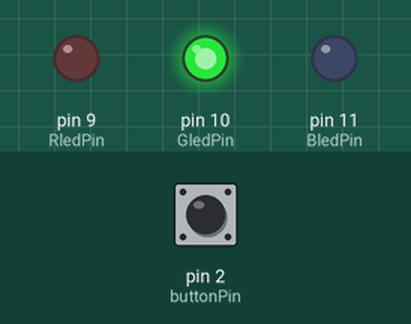
The sketch below on a simulated Arduino Uno, built with avr-gcc and run on an emulated ATmega328P. Shown: output pins drawn as LEDs (lit = HIGH). Inputs (shaded band) come from the test bench; at power-on: pin 2 (buttonPin) LOW.

Above: at 1.2 s.
1.3 s: pin 2 (buttonPin) pulled HIGH for 0.15 s
At 2.5 s:
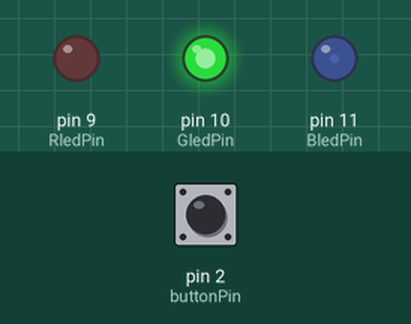
4.4 s: pin 2 (buttonPin) pulled HIGH for 1 s
At 4.9 s:
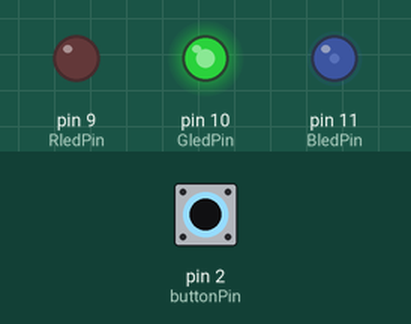
8.4 s: pin 2 (buttonPin) pulled HIGH for 0.15 s
At 9.1 s:
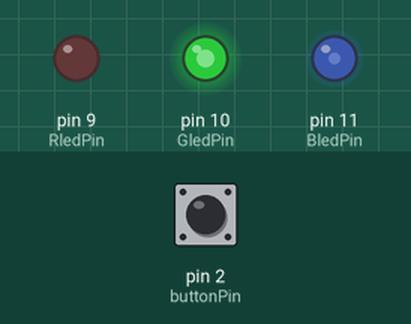
11.5 s: pin 2 (buttonPin) pulsed HIGH 5 times (0.12 s each, 0.3 s apart)
At 11.97 s:
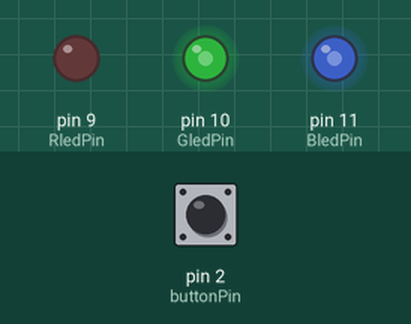
14.5 s: pin 2 (buttonPin) pulsed HIGH 2 times (0.12 s each, 0.3 s apart)
17.5 s: pin 2 (buttonPin) pulled HIGH for 3.2 s
Timing chart, 0 to 33.0 s (numbered marks = the images above; inputs shaded):
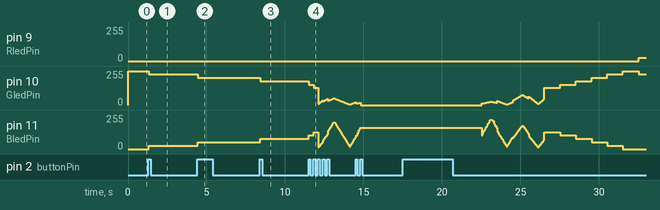

Measured:
- after the input at 1.3 s, pin 10 (GledPin): 255/255 → 230/255 at once; pin 11 (BledPin): 0/255 → 25/255 at once
- after the input at 4.4 s, pin 9 (RledPin): stays 0/255 (without the input it goes to 26/255 after 2.9 s); pin 11 (BledPin): 25/255 → 51/255 at once
- after the input at 8.4 s, pin 9 (RledPin): stays 0/255 (without the input it goes to 26/255 after 3.0 s)

The sketch:

moodpet.ino
```cpp
const int RledPin = 9;
const int GledPin = 10;
const int BledPin = 11;
const int buttonPin = 2;

// 如果你的 RGB LED 是「0 亮、255 滅」，改成 true
const bool commonAnode = false;

int mood = 10;
const int neutralMood = 10;

int lastReading = LOW;
int buttonState = LOW;

unsigned long debounceTimer = 0;
const unsigned long debounceInterval = 30;

unsigned long touchedTimer = 0;
unsigned long reducedTimer = 0;
const unsigned long unTouchInterval = 5000;
const unsigned long reducedInterval = 1000;

// 燈光效果
int previousMode = -1;
unsigned long effectStart = 0;

void setup() {
  pinMode(buttonPin, INPUT);
  pinMode(RledPin, OUTPUT);
  pinMode(GledPin, OUTPUT);
  pinMode(BledPin, OUTPUT);
}

void loop() {
  unsigned long now = millis();

  // 按鈕防彈跳，避免按一下被算成很多次
  int reading = digitalRead(buttonPin);

  if (reading != lastReading) {
    debounceTimer = now;
  }
  lastReading = reading;

  if (now - debounceTimer >= debounceInterval) {
    if (reading != buttonState) {
      buttonState = reading;

      if (buttonState == HIGH) {
        mood = min(mood + 1, 20);

        touchedTimer = now;
        reducedTimer = now;
      }
    }
  }

  // 5 秒沒有按下後開始扣分，之後每秒扣 1 分
  if (now - touchedTimer >= unTouchInterval &&
      now - reducedTimer >= reducedInterval) {
    mood = max(mood - 1, 0);
    reducedTimer = now;
  }

  showLEDState(mood, now);
}

// 這裡統一使用：0 = 不亮，255 = 最亮
void setColor(int red, int green, int blue) {
  if (commonAnode) {
    red = 255 - red;
    green = 255 - green;
    blue = 255 - blue;
  }

  analogWrite(RledPin, red);
  analogWrite(GledPin, green);
  analogWrite(BledPin, blue);
}

void showLEDState(int state, unsigned long now) {
  // 0：普通，1：開心，2：生氣
  int mode = 0;

  if (state > 15) {
    mode = 1;
  }
  else if (state < 5) {
    mode = 2;
  }

  // 切換心情區間時，重新開始燈光效果
  if (mode != previousMode) {
    previousMode = mode;
    effectStart = now;
  }

  unsigned long elapsed = now - effectStart;

  if (mode == 1) {
    // 開心：每 2 秒完成一次漸亮、漸暗
    unsigned long phase = elapsed % 2000;
    int brightness;

    if (phase < 1000) {
      brightness = map(phase, 0, 1000, 20, 255);
    }
    else {
      brightness = map(phase, 1000, 2000, 255, 20);
    }

    // 保留原本開心時，綠色往藍色變化的配色
    int blue = map(state, 10, 20, 0, 255);
    int green = 255 - blue;

    setColor(
      0,
      (long)green * brightness / 255,
      (long)blue * brightness / 255
    );
  }
  else if (mode == 2) {
    // 生氣：紅燈亮 250 毫秒、滅 250 毫秒
    if (elapsed % 500 < 250) {
      setColor(255, 0, 0);
    }
    else {
      setColor(0, 0, 0);
    }
  }
  else {
    // 普通：維持原本的心情顏色
    if (state >= neutralMood) {
      int blue = map(state, 10, 20, 0, 255);
      setColor(0, 255 - blue, blue);
    }
    else {
      int red = map(state, 0, 10, 255, 0);
      setColor(red, 255 - red, 0);
    }
  }
}
```
